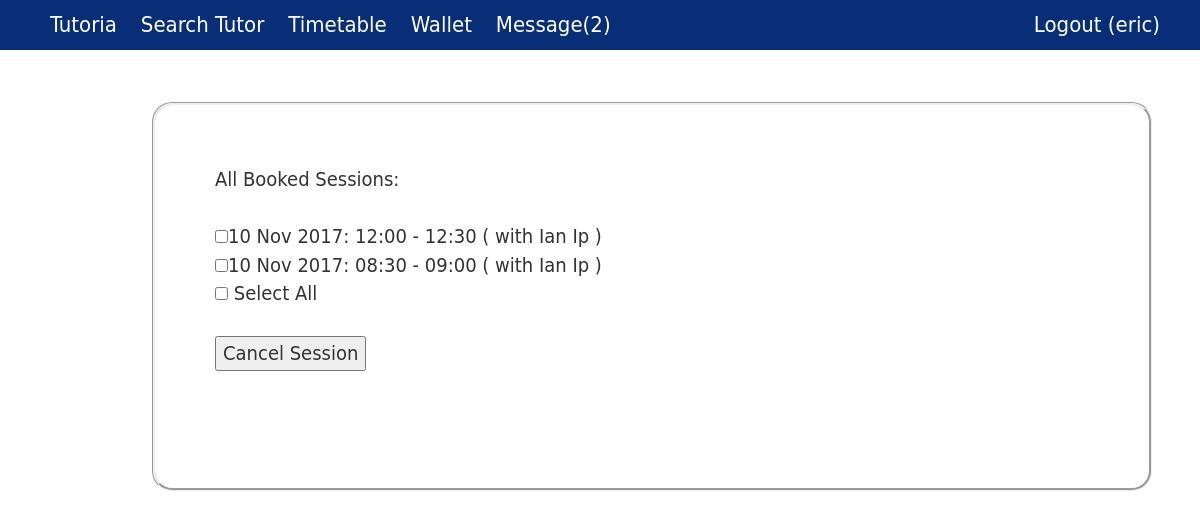
The app's page /timetable/ (signed in), older data.
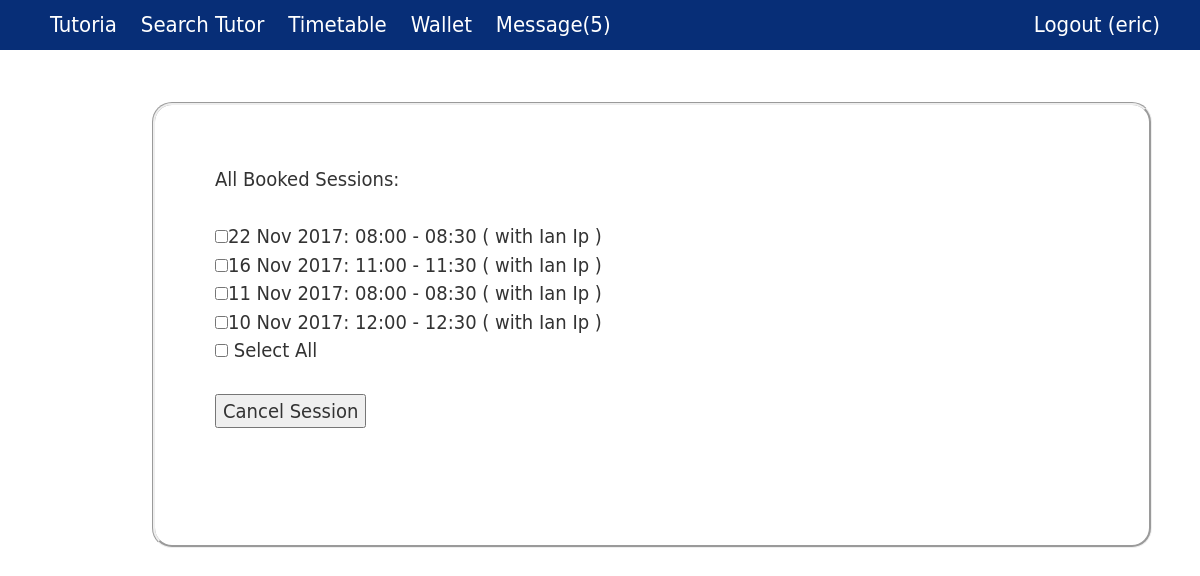
The same page, newer data.
### core/models.py (models this page shows, shortened)
class Profile(models.Model):
    user = models.OneToOneField(User, on_delete=models.CASCADE)
    phone = models.CharField(max_length=20)
    user_type =  models.ForeignKey(UserType)
    wallet = models.OneToOneField(Wallet)
    @property
    def isStudent(self):
        return self.user_type.user_type=="student" or self.user_type.user_type=="both"
    @property
    def isTutor(self):
        return self.user_type.user_type=="tutor" or self.user_type.user_type=="both"
    @property
    def getUserFullName(self):
        user=self.user
        fname=""
        if user.first_name != None:
            fname += user.first_name
        if user.first_name != None and user.last_name != None:
            fname += " " + user.last_name
        elif user.last_name != None:
            fname += user.last_name
        return fname
    @property
    def hasNotification(self):
        return len(Notification.objects.filter(profile=self,checked=False))>0
    @property
    def getNotificationNum(self):
        return len(Notification.objects.filter(profile=self,checked=False))

class Session(models.Model):
    student = models.ForeignKey(Student, on_delete=models.CASCADE, blank=True, null=True)
    tutor = models.ForeignKey(Tutor, on_delete=models.CASCADE)
    booking_date = models.DateTimeField(blank=True, null=True)
    start_date = models.DateTimeField()
    end_date = models.DateTimeField()
    status = models.CharField(max_length=10,blank=True,null=True)
    isCouponUsed = models.BooleanField(default=False)
    isBlackedout = models.BooleanField(default=False)
    @property
    def getStartTimeStr(self):
        local_timezone = timezone(settings.TIME_ZONE)
        return self.start_date.astimezone(local_timezone).strftime('%H:%M')
    @property
    def getEndTimeStr(self):
        local_timezone = timezone(settings.TIME_ZONE)
        return self.end_date.astimezone(local_timezone).strftime('%H:%M')
    @property
    def getBookedDateStr(self):
        local_timezone = timezone(settings.TIME_ZONE)
        return self.start_date.astimezone(local_timezone).strftime('%e %b %Y')

class Tutor(models.Model):
    profile = models.OneToOneField(Profile, on_delete=models.CASCADE)
    tutor_type =  models.ForeignKey(TutorType, blank=True, null=True )
    hourly_rate = models.DecimalField(max_digits=10, decimal_places=2, default=Decimal(0.0))
    tag = models.ManyToManyField(Tag, blank=True)
    university = models.ForeignKey(University, blank=True,null=True)
    course = models.ManyToManyField(Course, blank=True)
    bio = models.CharField(max_length=500, blank=True,null=True)

### core/views.py (the view, shortened to what this page needs)
# urls.py: url(r'^timetable/$', views.viewTimetable, name='view_timetable'),
@login_required
def viewTimetable(request):
    if request.user.username =="admin":
        return HttpResponse("You logged in as admin.")
    user_profile = request.user.profile
    context={'profile':user_profile}
    if(user_profile.isStudent):
        s = Session.objects.filter(isBlackedout=False).exclude(status="ended").filter(student=user_profile.student).order_by('-booking_date')
        context['student_session_list'] = s
    if(user_profile.isTutor):
        s = Session.objects.filter(isBlackedout=False).exclude(status="ended").filter(tutor=user_profile.tutor).order_by('-booking_date')
        context['tutor_session_list'] = s
    return render(request, 'timetable.html', context)

### core/templates/timetable.html (shortened to what this page needs)
{% extends 'base.html' %}
{% block content %}
   {% if student_session_list %}
        All Booked Sessions:<br/><br/>
        <form action="{% url 'view_timetable' %}" method="post">
            {% for s in student_session_list %}
                <input type="checkbox" name="session_id" value="{{s.id}}"/>{{s.getBookedDateStr}}:
                {{s.getStartTimeStr}} - {{s.getEndTimeStr}}
                ( with {{s.tutor.profile.getUserFullName}} )<br/>
            {% endfor %}
            <input type="checkbox" id="select_all" onclick="selectAll()"/> Select All
            <br/><br/>
            <input type="submit" value="Cancel Session" onclick="return confirmCancelSession()">
        </form>
        <br/><br/>
    {% endif %}
{% endblock %}

### core/templates/base.html (shortened to what this page needs)
{% load static %}
<!DOCTYPE html>
<html>
<head>
    <link rel="stylesheet" href="https://maxcdn.bootstrapcdn.com/bootstrap/3.3.7/css/bootstrap.min.css">
    <link rel="stylesheet" href="{% static 'css/base.css' %}">
</head>
<body>
    <div id="wrapper">
        <header>
            <nav id="navigation">
                <ul>
                    <a href="{% url 'homepage' %}">
                        <li>Tutoria</li>
                    </a>
                    {% if user.is_authenticated %}
                    <a href="{% url 'search_tutor' %}">
                        <li>Search Tutor</li>
                    </a>
                    <a href="{% url 'view_timetable' %}">
                        <li>Timetable</li>
                    </a>
                    <a href="{% url 'view_wallet' %}">
                        <li>Wallet</li>
                    </a>
                    <a href="{% url 'view_notification' %}">
                        {%if user.profile.hasNotification %}
                        <li>Message({{user.profile.getNotificationNum}})</li>
                        {% else %}
                        <li>Message</li>
                        {% endif %}
                    </a>
                    <a href="{% url 'logout' %}" id="logoutButton" class="pull-right">
                        <li>Logout ({{ user.username }}) </li>
                    </a>
                    {% endif %}
                </ul>
            </nav>
        </header>
        <div id="main">
            <article>
                <section class="box">
                    {% block content %} {% endblock %}
        </div>
    </div>
</body>
</html>

Row changes from the older to the newer data that the page shows:
removed Session: getBookedDateStr "10 Nov 2017", getStartTimeStr "08:30", getEndTimeStr "09:00", tutor.profile.getUserFullName "Ian Ip"
added Session: getBookedDateStr "22 Nov 2017", getStartTimeStr "08:00", getEndTimeStr "08:30", tutor.profile.getUserFullName "Ian Ip"
added Session: getBookedDateStr "16 Nov 2017", getStartTimeStr "11:00", getEndTimeStr "11:30", tutor.profile.getUserFullName "Ian Ip"
added Session: getBookedDateStr "11 Nov 2017", getStartTimeStr "08:00", getEndTimeStr "08:30", tutor.profile.getUserFullName "Ian Ip"
Text that changed along with them:
{{ user.profile.getNotificationNum }}: "2" → "5"
